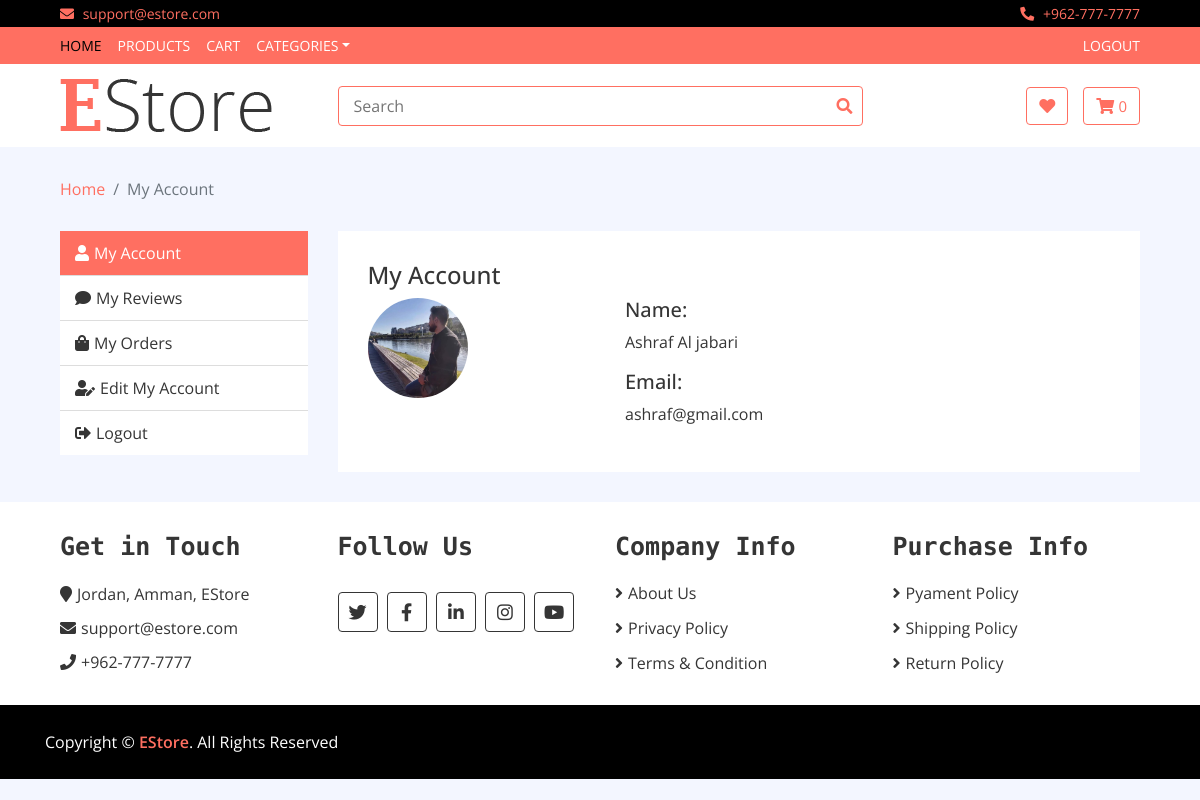
The app's page /my-account.php (signed in) with its own data.
### tables this page shows
CREATE TABLE `users` (
  `user_id` int(11) NOT NULL,
  `user_email` varchar(100) NOT NULL,
  `user_name` varchar(50) NOT NULL,
  `user_password` varchar(50) NOT NULL,
  `user_image` varchar(255) NOT NULL DEFAULT 'default.png'
);

### public/my-account.php (the view, shortened to what this page needs)
<?php
include('includes/db_connection.php');
$query  = "select * from users where user_id = {$_SESSION["user_id"]}";
$result = mysqli_query($conn,$query);
$row    = mysqli_fetch_assoc($result);
$userName =  $row['user_name'];
$userEmail =  $row['user_email'];
$userImage =  $row['user_image'];
include('includes/public_header.php');
?>
    <div class="breadcrumb-wrap">
        <div class="container-fluid">
            <ul class="breadcrumb">
                <li class="breadcrumb-item"><a href="index.php">Home</a></li>
                <li class="breadcrumb-item active">My Account</li>
            </ul>
        </div>
    </div>
    <div class="my-account">
        <div class="container-fluid">
            <div class="row">
                <div class="col-md-3">
                    <div class="nav flex-column nav-pills" role="tablist" aria-orientation="vertical">
                    <a class="nav-link active" id="user_accout" data-toggle="pill" href="#user-tab" role="tab"><i
                                class="fa fa-user"></i>My Account</a>
                        <a class="nav-link" id="orders-nav" data-toggle="pill" href="#reviews-tab" role="tab"><i
                                    class="fa fa-comment"></i>My Reviews</a>
                        <a class="nav-link" id="orders-nav" data-toggle="pill" href="#orders-tab" role="tab"><i
                                class="fa fa-shopping-bag"></i>My Orders</a>
                        <a class="nav-link" id="account-nav" data-toggle="pill" href="#edit-tab" role="tab"><i
                                class="fa fa-user-edit"></i>Edit My Account</a>
                        <a class="nav-link" href="logout.php"><i class="fa fa-sign-out-alt"></i>Logout</a>
                    </div>
                </div>
                <div class="col-md-9">
                    <div class="tab-content">
                        <div class="tab-pane show fade active" id="user-tab" role="tabpanel" aria-labelledby="orders-nav" style="overflow:hidden;">
                            <div class="table-responsive" style="overflow:hidden;">
                            <h4>My Account</h4>
                                <div class="row" >
                                    <div class="col-md-4" >
                                       <img src="../images/<?php echo $userImage ?>" class="rounded-circle" height="100px"/>
                                    </div>
                                    <div class="col-md-6">
                                        <h5>Name:</h5> <p><?php echo $userName ?></p>
                                        <h5>Email:</h5>  <p><?php echo $userEmail ?></p>
                                    </div>
                                </div>
                            </div>
                        </div>
                    </div>
                </div>
            </div>
        </div>
                                        </div>
    <?php
include('includes/public_footer.php');
?>

### public/css/style.css (style rules this page uses)
body { color: #353535; font-family: 'Open Sans', sans-serif; font-weight: 400; background: #f3f6ff; }
a { color: #ff6f61; }
@media (min-width: 992px) { .container-fluid { padding-right: 60px; padding-left: 60px; } }
.nav { position: relative; }
@media (min-width: 768px) { .nav, .nav .navbar { background: #ff6f61 !important; } }
.breadcrumb-wrap { position: relative; width: 100%; }
.breadcrumb-wrap .breadcrumb { margin: 0; padding: 0; background: transparent; }
.my-account { position: relative; padding: 30px 0; }
.my-account .nav.nav-pills .nav-link { padding: 10px 15px; color: #353535; background: #ffffff; border-radius: 0; border-bottom: 1px solid #dddddd; transition: all 0.3s; }
.my-account .nav.nav-pills .nav-link:last-child { border-bottom: none; }
.my-account .nav.nav-pills .nav-link:hover, .my-account .nav.nav-pills .nav-link.active { color: #ffffff; background: #ff6f61; }
.my-account .nav.nav-pills .nav-link i { margin-right: 5px; }
.my-account .tab-content { padding: 30px; background: #ffffff; }

### records on screen
users: user_image (picture), user_name "Ashraf Al jabari", user_email "ashraf@gmail.com"
